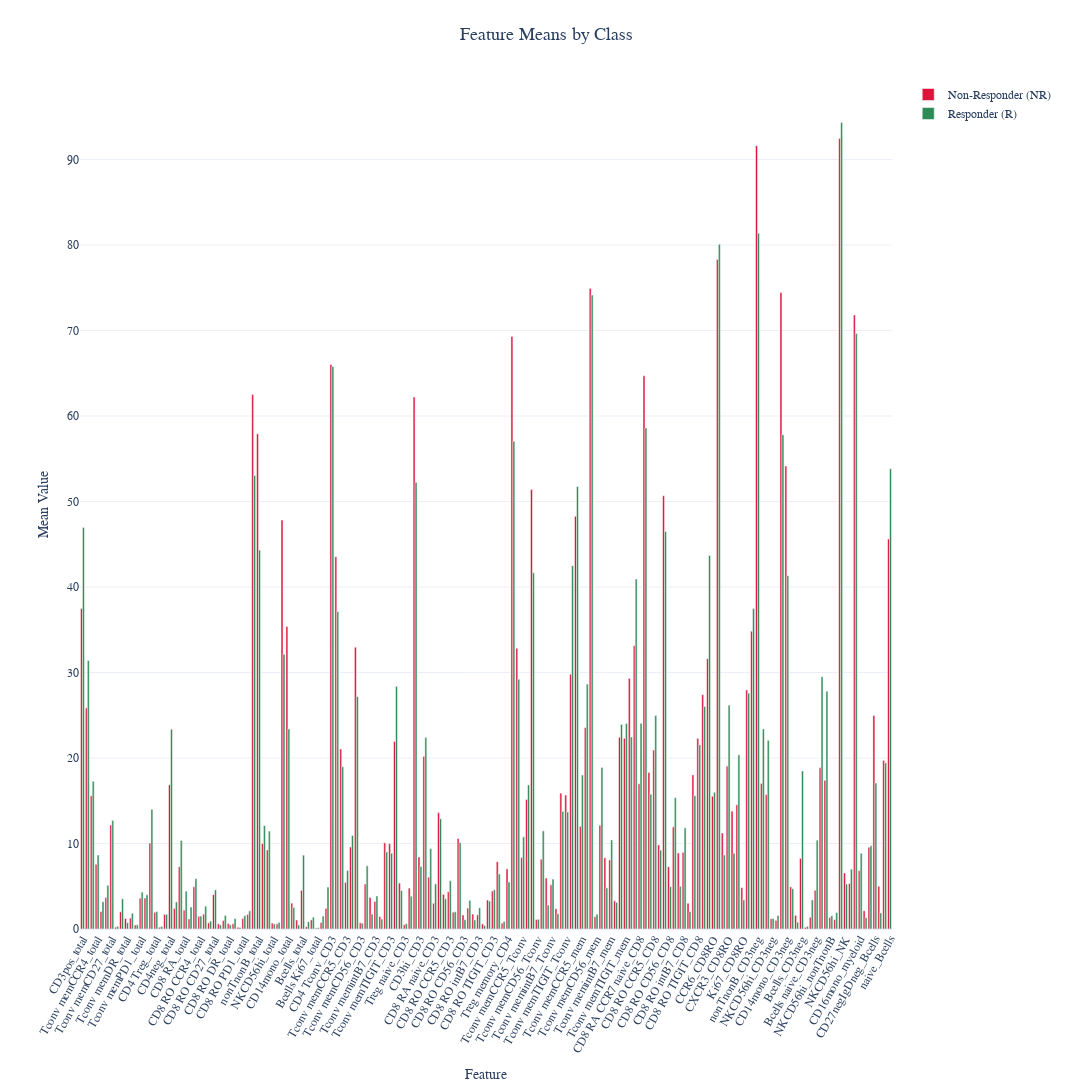

Notebook cell for this chart:
### Code cell
# %%

# [5] Feature Analysis by Class
print("\n--- Generating plot of feature means by class ---")
means_plot = create_feature_means_plot(X, y, feature_columns)
means_plot.show()

### Figure 1 — Plotly figure (JSON) as saved in the notebook; plotly's stock layout.template omitted (floating-point values rounded to 4 significant figures; data arrays with more than 128 entries replaced by an {"elided": "..."} marker saying what was removed)
{"data": [{"marker": {"color": "#DC143C"}, "name": "Non-Responder (NR)", "type": "bar", "x": {"elided": "166 str values"}, "y": {"elided": "166 float values"}}, {"marker": {"color": "#2E8B57"}, "name": "Responder (R)", "type": "bar", "x": {"elided": "166 str values"}, "y": {"elided": "166 float values"}}], "layout": {"barmode": "group", "font": {"family": "Arial, sans-serif", "size": 14}, "height": 1200, "legend": {"font": {"size": 12}, "x": 1.02, "xanchor": "left", "y": 1, "yanchor": "top"}, "margin": {"b": 80, "l": 80, "r": 200, "t": 80}, "title": {"font": {"size": 18}, "text": "Feature Means by Class", "x": 0.5}, "width": 2000, "xaxis": {"tickangle": -60, "tickfont": {"size": 12}, "title": {"font": {"size": 14}, "text": "Feature"}}, "yaxis": {"tickfont": {"size": 12}, "title": {"font": {"size": 14}, "text": "Mean Value"}}}}
